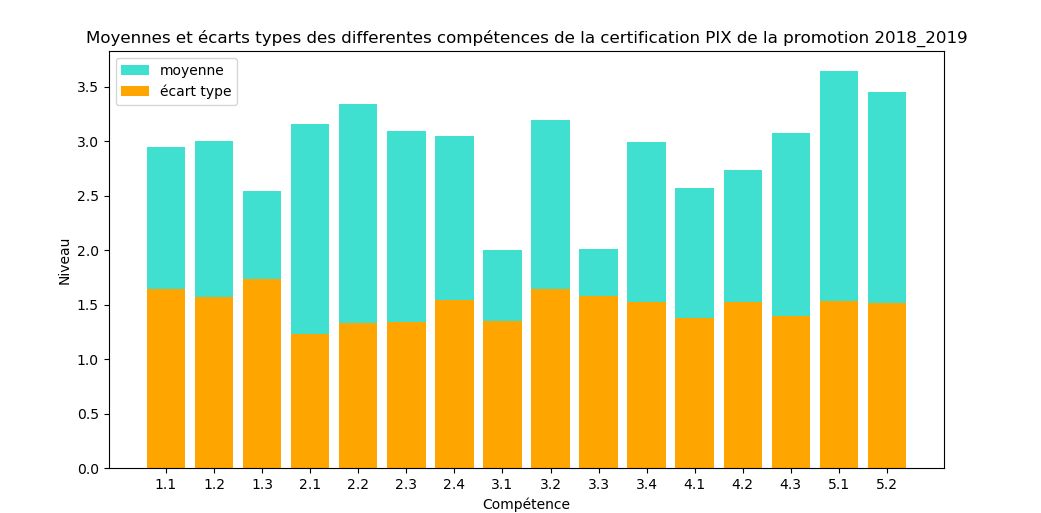

The Python source for this figure:
import pandas as pd
import numpy as np
from matplotlib import colorbar, pyplot as plt
import matplotlib
from pandas_ods_reader import read_ods
import odf


'''
on peut visualiser ici (en se débarassant de la ligne de code qu'indiqueront les commentaires):
1 - les écarts types
2 - les moyennes
3 - les deux

'''



#saisir des années

'''

#list des années dont les données sont dispo
annee_fichiers_dispo = ["2018_2019","2019_2020","2020_2021"]

#faciliter la visualisation d'histogramme des differents fichiers/il faut qu'ils soient dans le meme dossier
annee1= input("saisissez les deux années correspondant à l'année scolaire : \n")
annee2= input("")
annee = str(min(int(annee1),int(annee2)))+"_"+str(max(int(annee1),int(annee2)))

#vérifier si on a bien les données de l'année inséré
if(annee not in annee_fichiers_dispo):
	print("les données de l'année "+annee+" sont indisponible")
	exit()

'''



#choix d'années
#ceci necessite que les fichier ods soient dans le meme fichier et garde leurs meme nom d'origine

print("Choisissez l'année scolaire dont vous souhaitez voir l'histogramme (insérez 1, 2 ou 3):")
print("1 - 2018/2019\n2 - 2019/2020\n3 - 2020/2021")
ans = input("")

if ans == '1':
	annee="2018_2019"
elif ans == '2' :
	annee="2019_2020"
elif ans == '3' :
	annee="2020_2021"
else :
	print("Veuillez choisir l'un des numéros proposés !")
	exit()


#pathway du fichier ods dont on souhaite visualiser l'histogramme
path = "/home/blaamouri/cmi/certification_pix_"+annee+".ods"      
#print(path, type(path)) /juste pour vérifier que path est bien saisi
#récupérer les données du fichier et les stocker dans un dataframe appellé qu'on va nommer data

data = read_ods(path, 1)
#print(data) / ptit test

data = data.replace('-',0)
#avg stands for average/moyenne
avg = data.mean()
#std stands for standard deviation/écart type
std = data.std()

idcomp =["1.1","1.2","1.3","2.1","2.2","2.3","2.4","3.1","3.2","3.3","3.4","4.1","4.2","4.3","5.1","5.2"]
#tableau contenant la moyenne de chaque compétence
avgs = [avg[0],avg[1],avg[2],avg[3],avg[4],avg[5],avg[6],avg[7],avg[8],avg[9],avg[10],avg[11],avg[12],avg[13],avg[14],avg[15]]
#tableau contenant l'écart type' de chaque compétence
stds = [std[0],std[1],std[2],std[3],std[4],std[5],std[6],std[7],std[8],std[9],std[10],std[11],std[12],std[13],std[14],std[15]]
#lol


#on crée un tableau contenant les int de 0 jusqu'à 15
x = np.arange(len(idcomp))
#largeur de chaque bar
width = 0.80

fig, ax = plt.subplots()

#tracer les barres reprensentant les moyennes
#on a qu'à supprimer la ligne juste aprés pour visualiser que les écarts types
avg_bar = ax.bar( x ,avgs ,width, label='moyenne', color = "turquoise")
#on a qu'à supprimer la ligne juste aprés pour visualiser que les moyennes
std_bar = ax.bar( x ,stds ,width, label='écart type', color = "orange")

#std_indicator = ax.bar()
#std_bar = ax.bar( x + width/2,stds ,width, label='écart type',color="black")


#tracer écart type sous forme de barre d'erreur/segements sur les barres de moyennes de centre = la moyenne....
#on supprime la ligne de code juste en bas si on souhaite visualiser que les moyennes
#plt.errorbar(idcomp, avgs, color="dimgray" ,label = "écart type", fmt = '.',yerr=stds,capsize = 5)


#afficher la légende
plt.legend()

#titre de l'histogramme
ax.set_title("Moyennes et écarts types  des differentes compétences de la certification PIX de la promotion "+annee)
ax.set_xticks(x)
ax.set_xticklabels(idcomp)
#fig.tight_layout()

#label de chaque axe
plt.xlabel("Compétence")
plt.ylabel("Niveau")

#afficher l'histogramme
plt.show()
